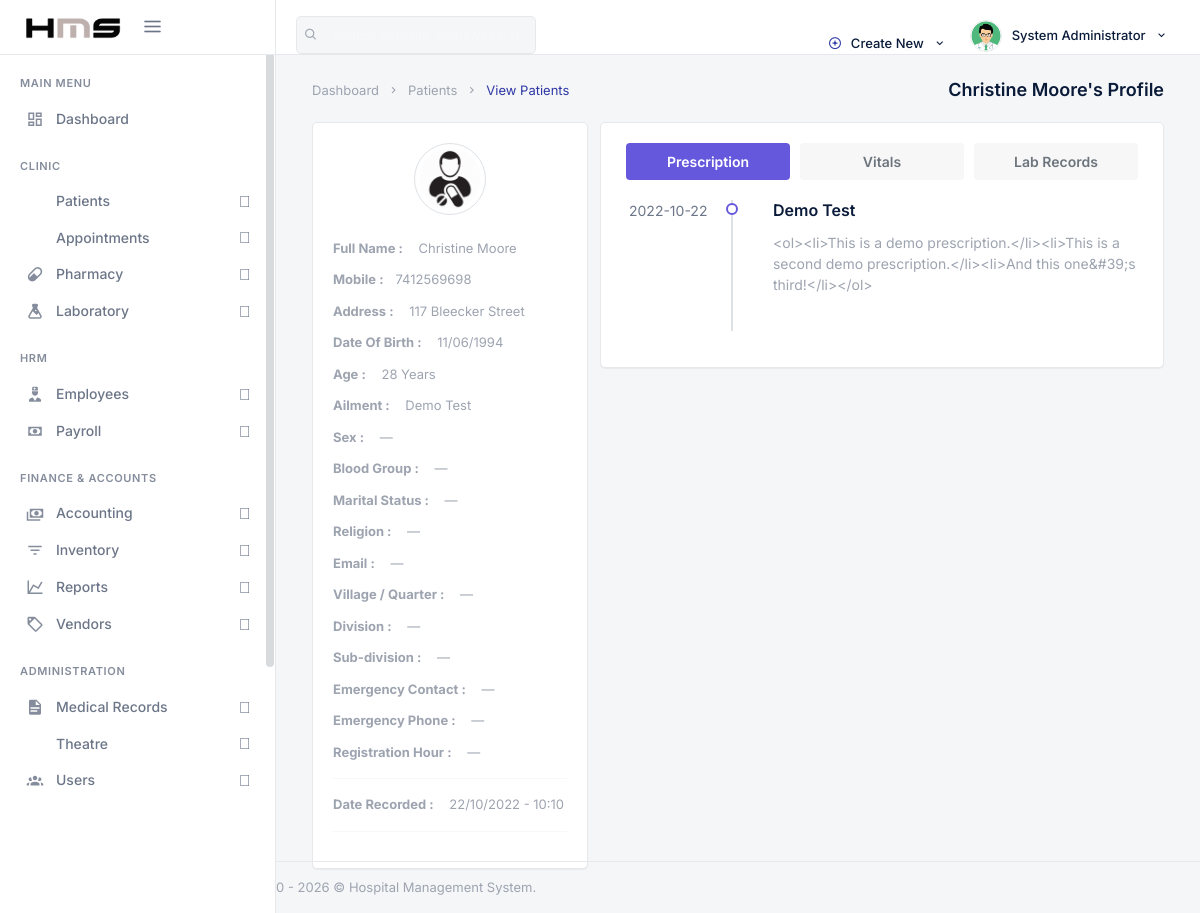
/backend/admin/his_admin_view_single_patient.php?pat_id=12&&pat_number=4TLG0 (signed in), run on the app's committed database.
### tables this page shows
CREATE TABLE `his_admin` (
  `ad_id` int(20) NOT NULL,
  `ad_fname` varchar(200) DEFAULT NULL,
  `ad_lname` varchar(200) DEFAULT NULL,
  `ad_email` varchar(200) DEFAULT NULL,
  `ad_pwd` varchar(200) DEFAULT NULL,
  `ad_dpic` varchar(200) DEFAULT NULL
);

CREATE TABLE `his_patients` (
  `pat_id` int(20) NOT NULL,
  `pat_fname` varchar(200) DEFAULT NULL,
  `pat_lname` varchar(200) DEFAULT NULL,
  `pat_sex` varchar(20) DEFAULT NULL,
  `pat_marital_status` varchar(40) DEFAULT NULL,
  `pat_religion` varchar(80) DEFAULT NULL,
  `pat_reg_hour` time DEFAULT NULL,
  `pat_dob` varchar(200) DEFAULT NULL,
  `pat_age` varchar(200) DEFAULT NULL,
  `pat_number` varchar(200) DEFAULT NULL,
  `pat_addr` varchar(200) DEFAULT NULL,
  `pat_village` varchar(200) DEFAULT NULL,
  `pat_division` varchar(200) DEFAULT NULL,
  `pat_subdivision` varchar(200) DEFAULT NULL,
  `pat_blood_group` varchar(10) DEFAULT NULL,
  `pat_phone` varchar(200) DEFAULT NULL,
  `pat_email` varchar(200) DEFAULT NULL,
  `pat_emergency_name` varchar(200) DEFAULT NULL,
  `pat_emergency_phone` varchar(40) DEFAULT NULL,
  `pat_type` varchar(200) DEFAULT NULL,
  `pat_date_joined` timestamp(6) NOT NULL DEFAULT CURRENT_TIMESTAMP(6) ON UPDATE CURRENT_TIMESTAMP(6),
  `pat_ailment` varchar(200) DEFAULT NULL,
  `pat_discharge_status` varchar(200) DEFAULT NULL
);

CREATE TABLE `his_prescriptions` (
  `pres_id` int(200) NOT NULL,
  `pres_pat_name` varchar(200) DEFAULT NULL,
  `pres_pat_age` varchar(200) DEFAULT NULL,
  `pres_pat_number` varchar(200) DEFAULT NULL,
  `pres_number` varchar(200) DEFAULT NULL,
  `pres_pat_addr` varchar(200) DEFAULT NULL,
  `pres_pat_type` varchar(200) DEFAULT NULL,
  `pres_date` timestamp(4) NOT NULL DEFAULT CURRENT_TIMESTAMP(4) ON UPDATE CURRENT_TIMESTAMP(4),
  `pres_pat_ailment` varchar(200) DEFAULT NULL,
  `pres_ins` longtext
);

### backend/security.php (called while the page is built, shortened)
<?php
function escape_output($string) {
    return htmlspecialchars((string) $string, ENT_QUOTES, 'UTF-8');
}

### backend/admin/his_admin_view_single_patient.php (the view, shortened to what this page needs)
<?php
  include('../config.php');
  include('../security.php');
  include('../assets/inc/patient_cameroon_fields.php');
?>
<!DOCTYPE html>
    <html lang="en">
    <?php include('assets/inc/head.php');?>
    <body>
        <div id="wrapper">
             <?php include("assets/inc/nav.php");?>
                <?php include("assets/inc/sidebar.php");?>
            <?php
                $pat_id=$_GET['pat_id'];
                $ret="SELECT  * FROM his_patients WHERE pat_id=?";
                $stmt= $mysqli->prepare($ret) ;
                $stmt->bind_param('i',$pat_id);
                $stmt->execute() ;
                $res=$stmt->get_result();
                while($row=$res->fetch_object())
            {
                $mysqlDateTime = $row->pat_date_joined;
            ?>
            <div class="content-page">
                <div class="content">
                    <div class="container-fluid">
                        <div class="row">
                            <div class="col-12">
                                <div class="page-title-box">
                                    <div class="page-title-right">
                                        <ol class="breadcrumb m-0">
                                            <li class="breadcrumb-item"><a href="javascript: void(0);">Dashboard</a></li>
                                            <li class="breadcrumb-item"><a href="javascript: void(0);">Patients</a></li>
                                            <li class="breadcrumb-item active">View Patients</li>
                                        </ol>
                                    </div>
                                    <h4 class="page-title"><?php echo escape_output($row->pat_fname); ?> <?php echo escape_output($row->pat_lname); ?>'s Profile</h4>
                                </div>
                            </div>
                        </div>
                        <div class="row">
                            <div class="col-lg-4 col-xl-4">
                                <div class="card-box text-center">
                                    <img src="assets/images/users/patient.png" class="rounded-circle avatar-lg img-thumbnail"
                                        alt="profile-image">
                                    <div class="text-left mt-3">
                                        <p class="text-muted mb-2 font-13"><strong>Full Name :</strong> <span class="ml-2"><?php echo escape_output($row->pat_fname); ?> <?php echo escape_output($row->pat_lname); ?></span></p>
                                        <p class="text-muted mb-2 font-13"><strong>Mobile :</strong><span class="ml-2"><?php echo escape_output($row->pat_phone); ?></span></p>
                                        <p class="text-muted mb-2 font-13"><strong>Address :</strong> <span class="ml-2"><?php echo escape_output($row->pat_addr); ?></span></p>
                                        <p class="text-muted mb-2 font-13"><strong>Date Of Birth :</strong> <span class="ml-2"><?php echo escape_output($row->pat_dob); ?></span></p>
                                        <p class="text-muted mb-2 font-13"><strong>Age :</strong> <span class="ml-2"><?php echo escape_output($row->pat_age); ?> Years</span></p>
                                        <p class="text-muted mb-2 font-13"><strong>Ailment :</strong> <span class="ml-2"><?php echo escape_output($row->pat_ailment); ?></span></p>
                                        <?php nex_render_cameroon_view($row); ?>
                                        <hr>
                                        <p class="text-muted mb-2 font-13"><strong>Date Recorded :</strong> <span class="ml-2"><?php echo date("d/m/Y - h:m", strtotime($mysqlDateTime));?></span></p>
                                        <hr>
                                    </div>
                                </div>
                            </div>
                            <?php }?>
                            <div class="col-lg-8 col-xl-8">
                                <div class="card-box">
                                    <ul class="nav nav-pills navtab-bg nav-justified">
                                        <li class="nav-item">
                                            <a href="#aboutme" data-toggle="tab" aria-expanded="false" class="nav-link active">
                                                Prescription
                                            </a>
                                        </li>
                                        <li class="nav-item">
                                            <a href="#timeline" data-toggle="tab" aria-expanded="true" class="nav-link ">
                                                 Vitals
                                            </a>
                                        </li>
                                        <li class="nav-item">
                                            <a href="#settings" data-toggle="tab" aria-expanded="false" class="nav-link">
                                                Lab Records
                                            </a>
                                        </li>
                                    </ul>
                                    <div class="tab-content">
                                        <div class="tab-pane show active" id="aboutme">
                                             <ul class="list-unstyled timeline-sm">
                                                <?php
                                                    $pres_pat_number =$_GET['pat_number'];
                                                    $ret="SELECT  * FROM his_prescriptions WHERE pres_pat_number =?";
                                            $stmt= $mysqli->prepare($ret) ;
                                            $stmt->bind_param('s',$pres_pat_number);
                                                    $stmt->execute() ;
                                                    $res=$stmt->get_result();
                                                    while($row=$res->fetch_object())
                                                        {
                                                    $mysqlDateTime = $row->pres_date;
                                                ?>
                                                    <li class="timeline-sm-item">
                                                        <span class="timeline-sm-date"><?php echo date("Y-m-d", strtotime($mysqlDateTime));?></span>
                                                        <h5 class="mt-0 mb-1"><?php echo escape_output($row->pres_pat_ailment); ?></h5>
                                                        <p class="text-muted mt-2">
                                                            <?php echo escape_output($row->pres_ins); ?>
                                                        </p>
                                                    </li>
                                                <?php }?>
                                            </ul>
                                        </div>
                                        </div>
                                    </div>
                                </div>
                            </div>
                        </div>
                    </div>
                </div>
                <?php include('assets/inc/footer.php');?>
            </div>
    </body>
</html>

### backend/admin/assets/inc/nav.php (shortened to what this page needs)
<?php
    $aid=$_SESSION['ad_id'];
    $ret="select * from his_admin where ad_id=?";
    $stmt= $mysqli->prepare($ret);
    $stmt->bind_param('i',$aid);
    $stmt->execute();
    $res=$stmt->get_result();
    while($row=$res->fetch_object())
    {
?>
    <div class="navbar-custom">
        <ul class="list-unstyled topnav-menu topnav-menu-left m-0">
            <li class="d-none d-lg-block">
                <form class="app-search" autocomplete="off">
                    <div class="app-search-box">
                        <button class="btn" type="button"><i class="fe-search"></i></button>
                        <input type="text" class="form-control" placeholder="Search patients, employees, records…">
                    </div>
                </form>
            </li>
        </ul>
        <div class="logo-box bg-black">
            <a href="his_admin_dashboard.php" class="logo text-center">
                <span class="logo-lg">
                    <img src="assets/images/logo-dark.png" alt="HMS" height="22">
                </span>
            </a>
            <button class="button-menu-mobile">
                <i class="fe-menu"></i>
            </button>
        </div>
        <ul class="list-unstyled topnav-menu float-right mb-0">
            <li class="dropdown notification-list d-none d-lg-block">
                <a class="nav-link dropdown-toggle waves-effect waves-light" data-toggle="dropdown" href="#" role="button" aria-haspopup="false" aria-expanded="false">
                    <i class="fe-plus-circle mr-1" style="color: var(--hms-primary);"></i>
                    Create New
                    <i class="mdi mdi-chevron-down ml-1"></i>
                </a>
            </li>
            <li class="dropdown notification-list">
                <a class="nav-link dropdown-toggle nav-user mr-0 waves-effect waves-light" data-toggle="dropdown" href="#" role="button" aria-haspopup="false" aria-expanded="false">
                    <img src="assets/images/users/<?php echo escape_output($row->ad_dpic); ?>" alt="User" class="rounded-circle">
                    <span class="pro-user-name ml-1 d-none d-lg-inline">
                        <?php echo escape_output($row->ad_fname); ?> <?php echo escape_output($row->ad_lname); ?>
                        <i class="mdi mdi-chevron-down ml-1"></i>
                    </span>
                </a>
            </li>
        </ul>
    </div>
<?php }?>

### backend/assets/inc/patient_cameroon_fields.php (shortened to what this page needs)
    <?php
function nex_render_cameroon_view($row) {
    $fields = [
        'Sex' => $row->pat_sex ?? '',
        'Blood Group' => $row->pat_blood_group ?? '',
        'Marital Status' => $row->pat_marital_status ?? '',
        'Religion' => $row->pat_religion ?? '',
        'Email' => $row->pat_email ?? '',
        'Village / Quarter' => $row->pat_village ?? '',
        'Division' => $row->pat_division ?? '',
        'Sub-division' => $row->pat_subdivision ?? '',
        'Emergency Contact' => $row->pat_emergency_name ?? '',
        'Emergency Phone' => $row->pat_emergency_phone ?? '',
        'Registration Hour' => $row->pat_reg_hour ?? '',
    ];
    foreach ($fields as $label => $value) {
        $display = ($value !== null && $value !== '') ? $value : '—';
        echo '<p class="text-muted mb-2 font-13"><strong>' . escape_output($label) . ' :</strong> <span class="ml-2">' . escape_output($display) . '</span></p>';
    }
}

### data on the page
his_admin: ad_dpic (picture), ad_fname "System", ad_lname "Administrator"
his_patients: pat_fname "Christine", pat_lname "Moore", pat_phone "7412569698", pat_addr "117 Bleecker Street", pat_dob "11/06/1994", pat_age "28", pat_ailment "Demo Test", label "Sex", display "—", label "Blood Group", label "Marital Status", label "Religion", label "Email", label "Village / Quarter", label "Division", label "Sub-division", label "Emergency Contact", label "Emergency Phone", label "Registration Hour", pat_date_joined "22/10/2022 - 10:10"
his_prescriptions: pres_date "2022-10-22", pres_pat_ailment "Demo Test", pres_ins "<ol><li>This is a demo prescription.</li><li>This is a second demo prescription.</li><li>And this one&#39;s third!</li></ol>"
